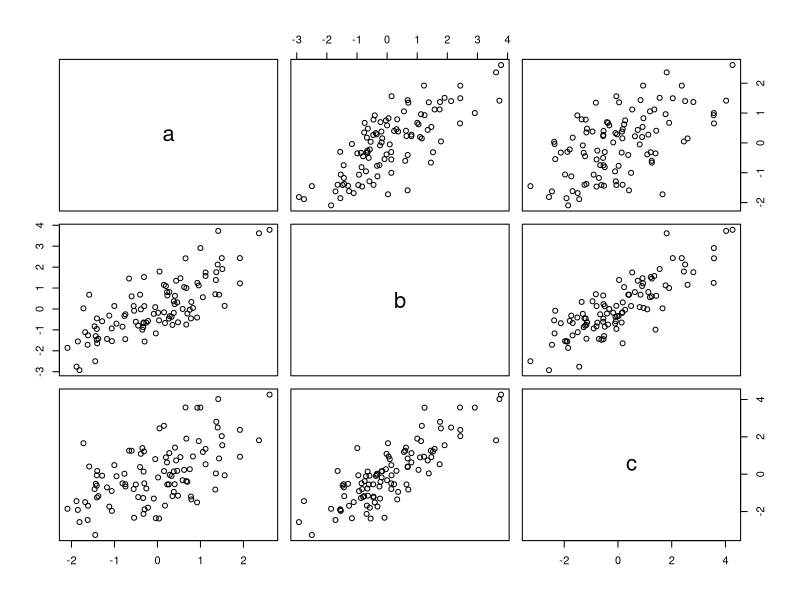
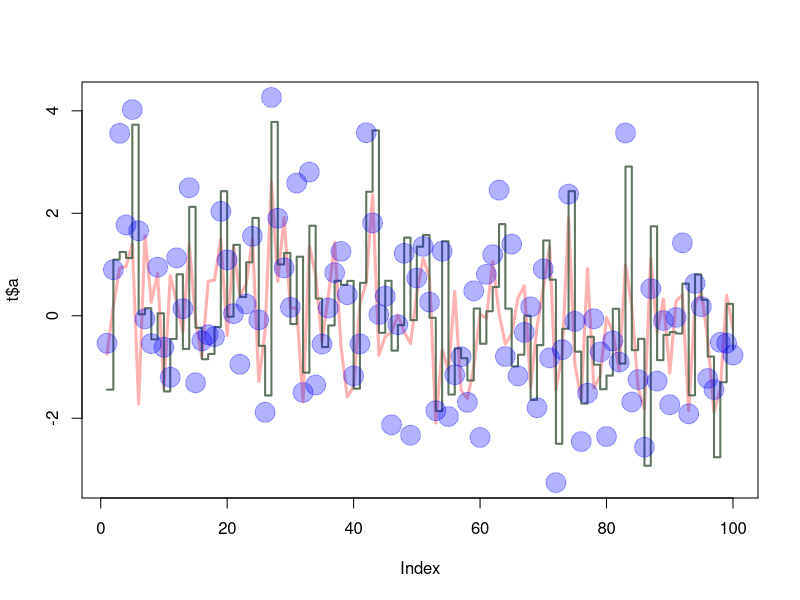

Reproduce these figures in R, in order.
x1 <- rnorm(100)
x2 <- rnorm(100)
x3 <- rnorm(100)
t <- data.frame(a = x1, b = x1 + x2, c = x1 + x2 + x3)

plot(t)
sd(t$a)
sd(t$b)
sd(t$c)

plot(t$a, type = "l", ylim = range(t), lwd = 3, col = rgb(1, 0, 0, 0.3))
lines(t$b, type = "s", lwd = 2, col = rgb(0.3, 0.4, 0.3, 0.9))
points(t$c, pch = 20, cex = 4, col = rgb(0, 0, 1, 0.3))
